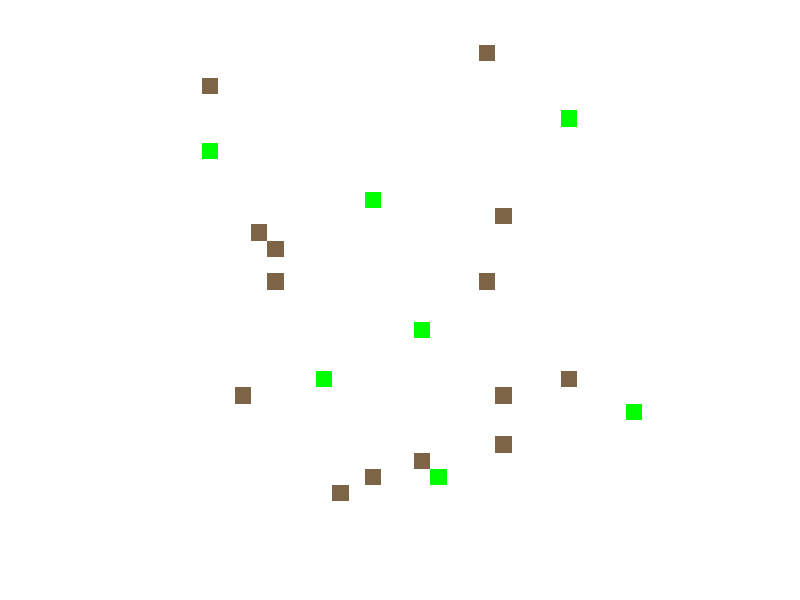

Write the MATLAB code that produced this figure. (Note: this script raises an error after producing the figure.)
% CS446 -- Computational Modeling and Simulation II
% Owen Goldthwaite, Gautam Mitra, Lolo Niemiec
% September 30, 2020
% Initial Simulation for Mutualism

%% Simulation Parameters %%%
% Seed the random number generator for testing
rng_set = rng(123456789);

% Time-related variables
dt = 1;             % timestep, increment by days
simLength = 365;    % length of simulation: 1 year
numIterations = 1 + simLength/dt;
animation_fps = 15;  % Speed of visualization

% Grid dimensions
row_count = 30; % width
col_count = 30; % length

%% Constants %%
EMPTY = 1;
GROWING_PLANT = 2;
PLANT = 3;
POLLINATED_PLANT = 4;
ANIMAL = 5;
POLLINATED_ANIMAL = 6;
POLLEN = 7;

prob_init_plant = 0.01; % initial probability a cell is plant
prob_init_animal = 0.01; % initial probability a cell is animal
prob_plant_death = 0.05; % probability plant death at each timestep
prob_pollination = 0.5; % probability animal will pick up/drop pollen
prob_pollen_production = 0.2; % chance a plant will produce pollen
prob_pollen_spread = 0.15; % chance pollen spreads to an adjacent empty cell
prob_animal_reproduce = .2; % chance 2 animals reproduce if conditions are good
prob_random_move = 0.15; % chance an animal will move randomly with no stimuli

%% Counters for statistics
plant_counter = zeros(1, numIterations); % Keep track of the number of plants
animal_counter = zeros(1, numIterations); % Keep track # of animals

%% Set up grids
% Initialize grid to be all empty
grids = ones(row_count, col_count, numIterations) * EMPTY;

for row = 1:row_count
    for col = 1:col_count
        % Grid initialization, plants first
        plant_chance = rand;
        animal_chance = rand;
        
        % Get random number, if smaller than p, add a plant
        if plant_chance < prob_init_plant
            grids(row, col, 1) = GROWING_PLANT;

        % Now adding animals if smaller than p
        elseif animal_chance < prob_init_animal
            grids(row, col, 1) = ANIMAL;
        end
    end
end

% First value for counters
animal_counter(1) = sum(sum(grids(:,:,1)==ANIMAL)) +...
                              sum(sum(grids(:,:,1)==POLLINATED_ANIMAL));
plant_counter(1) = sum(sum(grids(:,:,1)==PLANT)) + ...
                             sum(sum(grids(:,:,1)==GROWING_PLANT)) + ...
                             sum(sum(grids(:,:,1)==POLLINATED_PLANT));
disp("Grids Initialized");

%% Main Simulation Loop
for frame = 2:numIterations
    
    %% Absorbing boundary condition
    % Create grids that are the size of the grid + 2 on each side
    extended_grid_size = size(grids( : , : , frame-1))+2;
    % Initialize all of the cells as empty
    extended_grid = ones(extended_grid_size) * EMPTY; 
    
    % Set the inside portion of the grids equal to the corresponding values 
    % from the previous timestep (a.k.a the previous frame)
    extended_grid(2:end-1, 2:end-1) = grids(:,:,frame-1);
    
    %% Loop for updating each cell in the grid
    % Loop over the indices corresponding to original(non-extended) grid
    for row = 2:row_count + 1
        for col = 2:col_count + 1

            % Store current cell
            current_cell = extended_grid(row, col);
            
            % Getting Moore Neighborhood
            north = extended_grid(row - 1, col);
            east  = extended_grid(row, col - 1);
            south = extended_grid(row + 1, col);
            west  = extended_grid(row, col + 1);
            
            northeast = extended_grid(row - 1, col - 1);
            southeast  = extended_grid(row + 1, col - 1);
            northwest = extended_grid(row - 1, col + 1);
            southwest  = extended_grid(row + 1, col + 1);

            % Put all of the neighbors into a list
            neighbors = [north, east, south, west, ...
             northeast, southeast, northwest, southwest];

            % List of Neighbor coordinates
            neighbor_coords = [ row-1 col; row col-1; row+1 col; ...
                row col+1; row-1 col-1; row+1 col-1; row-1 col+1; row+1 col+1 ];                    


            %% Update cell

            % Getting different counts of neighbors
            empty_count = sum(neighbors == EMPTY);
            pollen_count = sum(neighbors == POLLEN);

            norm_plant_count = sum(neighbors == PLANT);
            poll_plant_count = sum(neighbors == POLLINATED_PLANT);
            norm_animal_count = sum(neighbors == ANIMAL);
            poll_animal_count = sum(neighbors == POLLINATED_ANIMAL);
    
            % Total animal count
            animal_count = norm_animal_count + poll_animal_count;
            % Total plant count
            plant_count = poll_plant_count + norm_plant_count;


            % Empty cell behavior
            % If empty cell neighboring a pollinated plant than it will 
            % become a growing plant, highest priority
            % If Empty cell is neighboring pollen it will become pollen, this
            % will have to be restricted so it doesnt increase 
            % exponentially somehow
            % If empty cell is neighboring a pollen producing plant 
            % it will become pollen
            % Else it will remain empty
            if(current_cell == EMPTY)
                if(poll_plant_count > 0)
                    updated_cell = GROWING_PLANT;
                elseif(pollen_count > 0 && rand < prob_pollen_spread)
                    updated_cell = POLLEN;
                elseif(plant_count > 0 && rand < prob_pollen_production)
                    updated_cell = POLLEN;
                elseif(animal_count > 1 && plant_count > 0 && ...
                        rand < prob_animal_reproduce)
                    updated_cell = ANIMAL;
                else
                    updated_cell = EMPTY;
                end
            
            % Animal Behavior
            % If next to plant has a chance to become pollen carrying animal,
            % this takes a timestep so it cannot move and do this
            % If next to pollen will become an empty cell because the pollen 
            % will become an animal (moving towards flower)
            % If totally surrounded by other animals/plants
            % it will die and become empty
            % If no pollen currently nothing will happen (random movement later)
            elseif (current_cell == ANIMAL)
                % Pollinated plants can pollinate too, hermaphroditic currently
                if (plant_count > 0 && rand < prob_pollination)
                    updated_cell = POLLINATED_ANIMAL; % Gets pollen from plant
                elseif (pollen_count > 0)
                    updated_cell = EMPTY; % Move to pollen -done in pollen check
                elseif (plant_count + animal_count == length(neighbors))
                    updated_cell = EMPTY; % Death
                else
                    updated_cell = ANIMAL; % Nothing happens
                end
            
            % Pollinated animal behavior
            % If next to plant has a chance to lose the pollen it's carrying
            % If next to pollen cell will become empty to move like norm animal
            % If totally surrounded will also die like normal animal
            % If no special conditonis are met will remain same like before
            elseif (current_cell == POLLINATED_ANIMAL)
                if (plant_count > 0 && rand < prob_pollination)
                    updated_cell = ANIMAL; % Loses pollen
                elseif (pollen_count > 0)
                    updated_cell = EMPTY; % Move to pollen -done in pollen check
                elseif (plant_count + animal_count == length(neighbors))
                    updated_cell = EMPTY; % Death
                else
                    updated_cell = POLLINATED_ANIMAL;
                end

            % Pollen cell state behavior
            % If next to an animal or pollinated animal will become one of them,
            % pollinated higher priority
            
            % Elseif next to empty cell will become empty 
            % (empty will then become pollen)
            elseif (current_cell == POLLEN)
                if(animal_count == 1)
                    if (poll_animal_count > 0)
                        updated_cell = POLLINATED_ANIMAL;
                    elseif (norm_animal_count > 0)
                        updated_cell = ANIMAL;
                    end
                elseif(empty_count > 0)
                    updated_cell = EMPTY;
                end
            
            % Growing plant behavior
            % Just becomes a normal plant next timestep
            elseif (current_cell == GROWING_PLANT)
                updated_cell = PLANT;

            % Normal plant state behavior
            % If next to pollinated animal then has chance to become
            % a pollinated plant
            % Else just has small random chance to die
            % Else if nothing happens, just remains a plant
            elseif (current_cell == PLANT)
                if(poll_animal_count > 0 && rand < prob_pollination)
                    updated_cell = POLLINATED_PLANT;
                elseif(rand < prob_plant_death)
                    updated_cell = EMPTY;
                else
                    updated_cell = PLANT; % Just remains a plant
                end

            % Pollinated Plant state behavior
            % If next to an empty cell then turns into a normal plant 
            % since new plant will grow in said empty cell
            % Else just remains pollinated, waiting for empty location
            elseif (current_cell == POLLINATED_PLANT)
                if(empty_count > 0)
                    updated_cell = PLANT;
                else
                    updated_cell = POLLINATED_PLANT;
                end
                          
            end
            % Updating next grid with the new cell value
            grids(row-1, col-1 , frame) = updated_cell;
        end
    end
    
    % Recalculate the number of animals and plants for tracking
    animal_counter(frame) = sum(sum(grids(:,:,frame)==ANIMAL)) +...
                              sum(sum(grids(:,:,frame)==POLLINATED_ANIMAL));
    plant_counter(frame) = sum(sum(grids(:,:,frame)==PLANT)) + ...
                             sum(sum(grids(:,:,frame)==GROWING_PLANT)) + ...
                             sum(sum(grids(:,:,frame)==POLLINATED_PLANT));
end

disp("All grids calculated");

%% Visualize the grid

% Create the window for the animation
viz_fig = figure;
viz_axes = axes(viz_fig);

% Set the colors
map = [ 1       1       1;          % Empty Cell: white
        0  1  0;                    % Growing Plant Cell
        109/255 188/255 0;          % Plant Cell
        109/255 120/255 0;          % Pollinated plant
        125/255 100/255  70/255;          % Animal Cell: grey blue 
        0       0      0;          % Pollinated Animal Cell: light blue
        230/255 255/255 0];         % Pollen color        

colormap(viz_axes, map); 

% Remove axis labels, make aspect ratio look good, and maintain that state
axis off;
axis equal;
hold on;

disp("Drawing...");
for i = 1:numIterations

    
    % Uncomment following line to allow for frame-by-frame viewing of grid
    %     w = waitforbuttonpress;

    if(i>1) % Refresh the image
        delete(time_counter_text);
        delete(animal_counter_text);
        delete(plant_counter_text);
    end
    
    % Turn each grid into an image
    image(viz_axes, grids(:, :, i));
    
    % Draw text
    time_counter_text = text(viz_axes,0.1,1.025,"Current Time Step: " + ...
        string(i), 'Units', 'Normalized');
    animal_counter_text = text(viz_axes,0.9,0,"Animals: " + ...
            animal_counter(i), 'Units', 'Normalized');
    plant_counter_text = text(viz_axes,0.9,0.05,"Plants: " + ...
        plant_counter(i), 'Units', 'Normalized');
    
    pause(1/animation_fps);
end

% Create the graphs for the counters
animal_fig = figure;
animal_axes = axes(animal_fig);

plant_fig = figure;
plant_axes = axes(plant_fig);

plot(animal_axes, 1:numIterations, animal_counter, 'color', [1 0.5 0.17]);
plot(plant_axes, 1:numIterations, plant_counter);

title(animal_axes, "Animal Population Throughout Simulation");
ylabel(animal_axes, "Number of animals (incl. pollen-carrying)");
xlabel(animal_axes, "Time step");
ylim(animal_axes, [0, max(animal_counter)+5]); % Extend the maximum y limit

title(plant_axes, "Plant Population Throughout Simulation");
ylabel(plant_axes, "Number of animals (incl. growing and pollinated)");
xlabel(plant_axes, "Time step");
ylim(plant_axes, [0, max(plant_counter)+5]); % Extend the maximum y limit


disp("Simulation complete!");